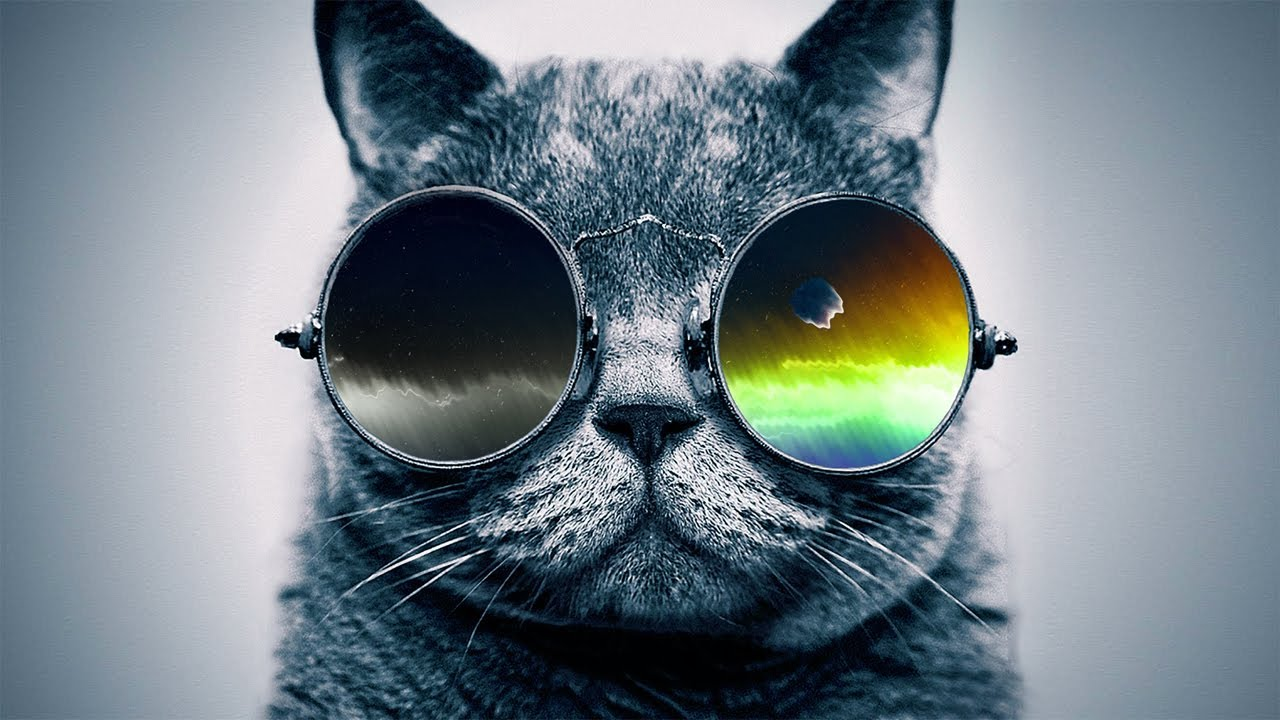
//> input picture projects/cannyEdgeDetector/cannyEdgeDetector/image.jpg, 1280 x 720 px
$ ./cannyEdgeDetector   (built with g++ and OpenCV 4)
//> lines starting //> are read from the running program, lines starting //| are printed output that depends on the picture; after the words box and inside, x2 and y2 are one past the last pixel; in counts of white or black regions, pixels touching at a corner belong together
/*
 *  Canny Edge Detector
 *
 *  Using the Gaussian blur functionality to convert an RGB
 *  multi-channel image to a single channel grey scale
 *  image.
 *
 *  Since cv::Canny() only accepts single channel structures
 *  now we can pass the greyscale scale version of the photo
 *  to the program to output the Canny Edge detections in the
 *  original image.
 *
 *  Lucas Barbosa | 10.04.2017 | All Rights Reserved (R)
 */

#include <opencv2\imgproc\imgproc.hpp>
#include <opencv2\highgui\highgui.hpp>

#include <iostream>

#define ESC_ASCII 27

using namespace std;
using namespace cv;

int main(int argc, char **argv)
{

  cv::Mat img_rgb, img_gry, img_cny;
  img_rgb = cv::imread("image.jpg");
//> img_rgb is the input picture: 720 rows x 1280 cols, CV_8UC3; mean B, G, R 135.1, 127.7, 114.9

  if (img_rgb.empty())
  {
    std::cout << "Image was empty." << std::endl;
    return 1;
  }

  std::string win1 = "Original Image";
  std::string win2 = "Greyscale Image";
  std::string win3 = "Canny Edge Image";

  cv::namedWindow( win1, cv::WINDOW_NORMAL );
  cv::namedWindow( win2, cv::WINDOW_NORMAL );
  cv::namedWindow( win3, cv::WINDOW_NORMAL );

  cv::imshow(win1, img_rgb);

  /*
   *  cv::cvtColor( <inputArray>, <outputArray>, <int code> );
   *
   *  Uses the basic pattern of input and output arrays to convert
   *  multi-channel structures into single channel structures
   *  depending on the code passed as the third argument.
   *
   *  cv::COLOR_BGR2GRAY:
   *  Flag for multi-channel to single channel image conversions
   *  with cvtColor().
   *
   *  *NOTE: OpenCV interprets RGB channels as BGR (reverse)
   */
  cv::cvtColor( img_rgb, img_gry, cv::COLOR_BGR2GRAY );
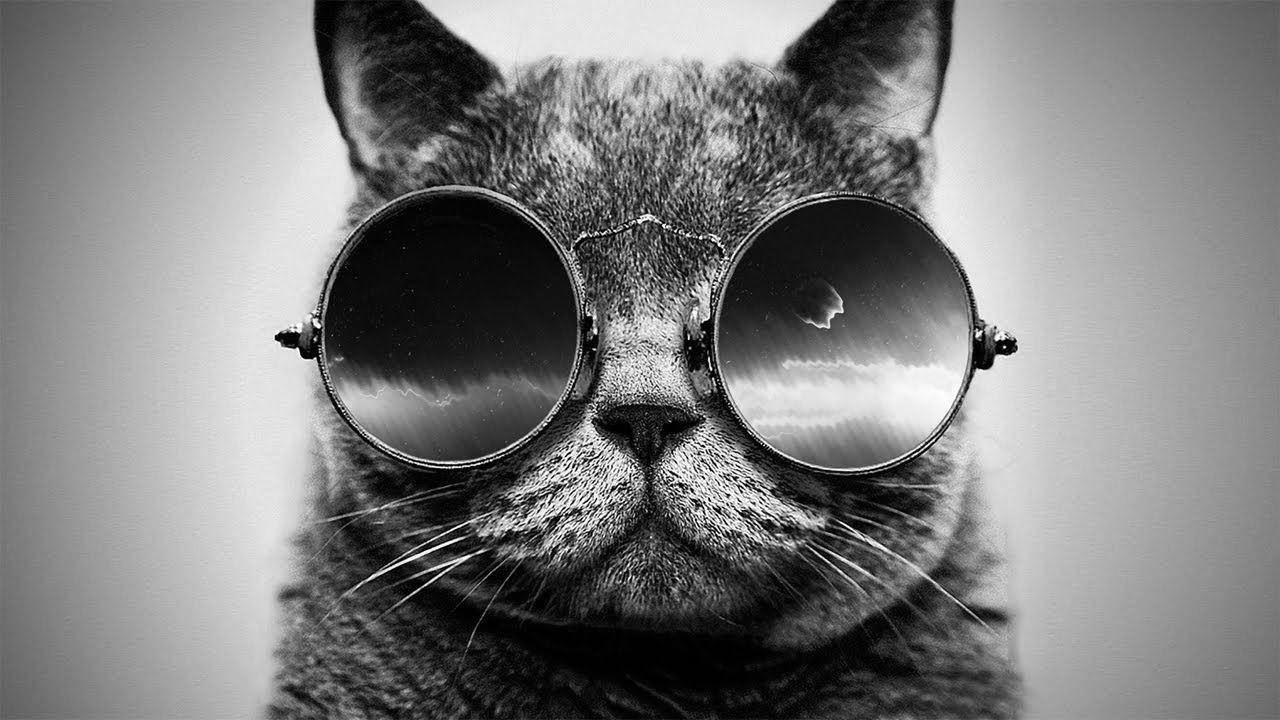
//> img_gry: 720 rows x 1280 cols, CV_8UC1; min 0, max 255, mean 124.7
  cv::imshow( win2, img_gry );

  /*
   *  cv::Canny( <inputArray image>, <outputArray edges>, <double threshold1>, <double threshold2>, <int arpertureSize = 3>, <bool L2gradient = false );
   *
   *  Returns outputArray edges as a edge detected version of the
   *  single channel image passed in as the first argument.
   *
   */
  cv::Canny(img_gry, img_cny, 10, 100, 3, true);
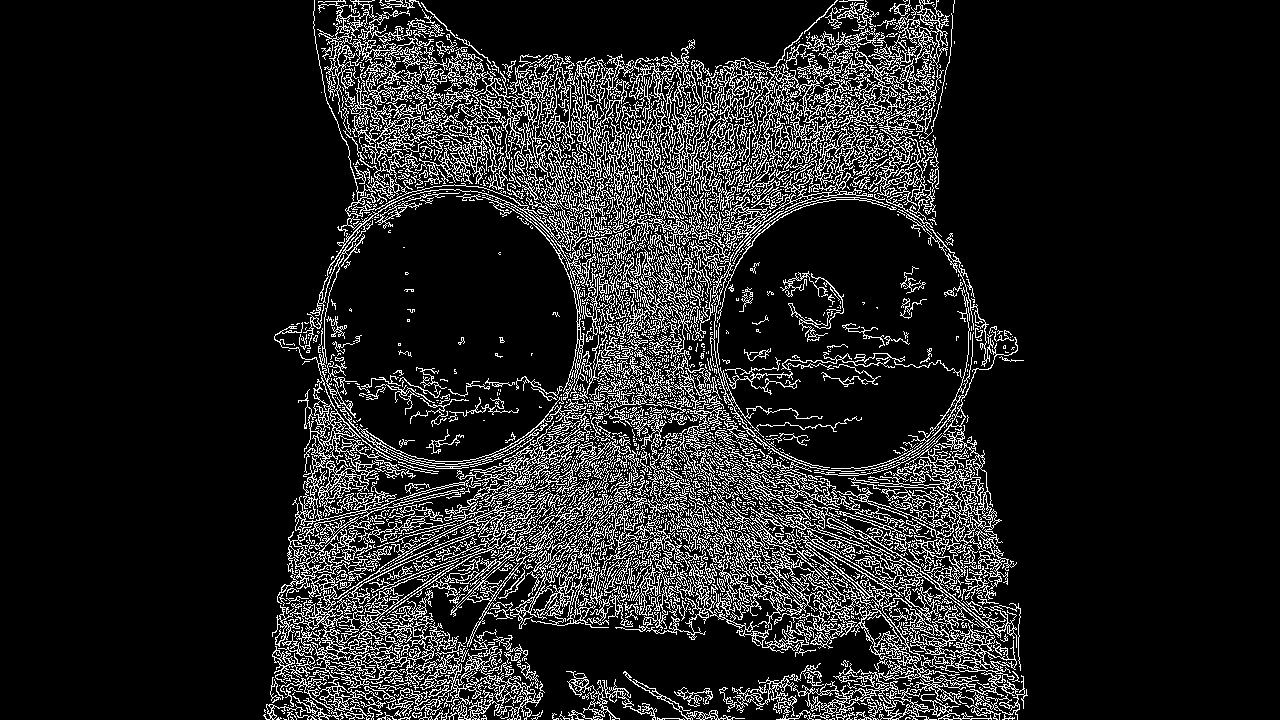
//> img_cny: 720 rows x 1280 cols, CV_8UC1; 13.3% white in thin lines or dots, all inside (x1, y1, x2, y2) = (263, 0, 1028, 720)
  cv::imshow(win3, img_cny);

  cv::waitKey(0);
  cv::destroyAllWindows();

  return 0;

}
